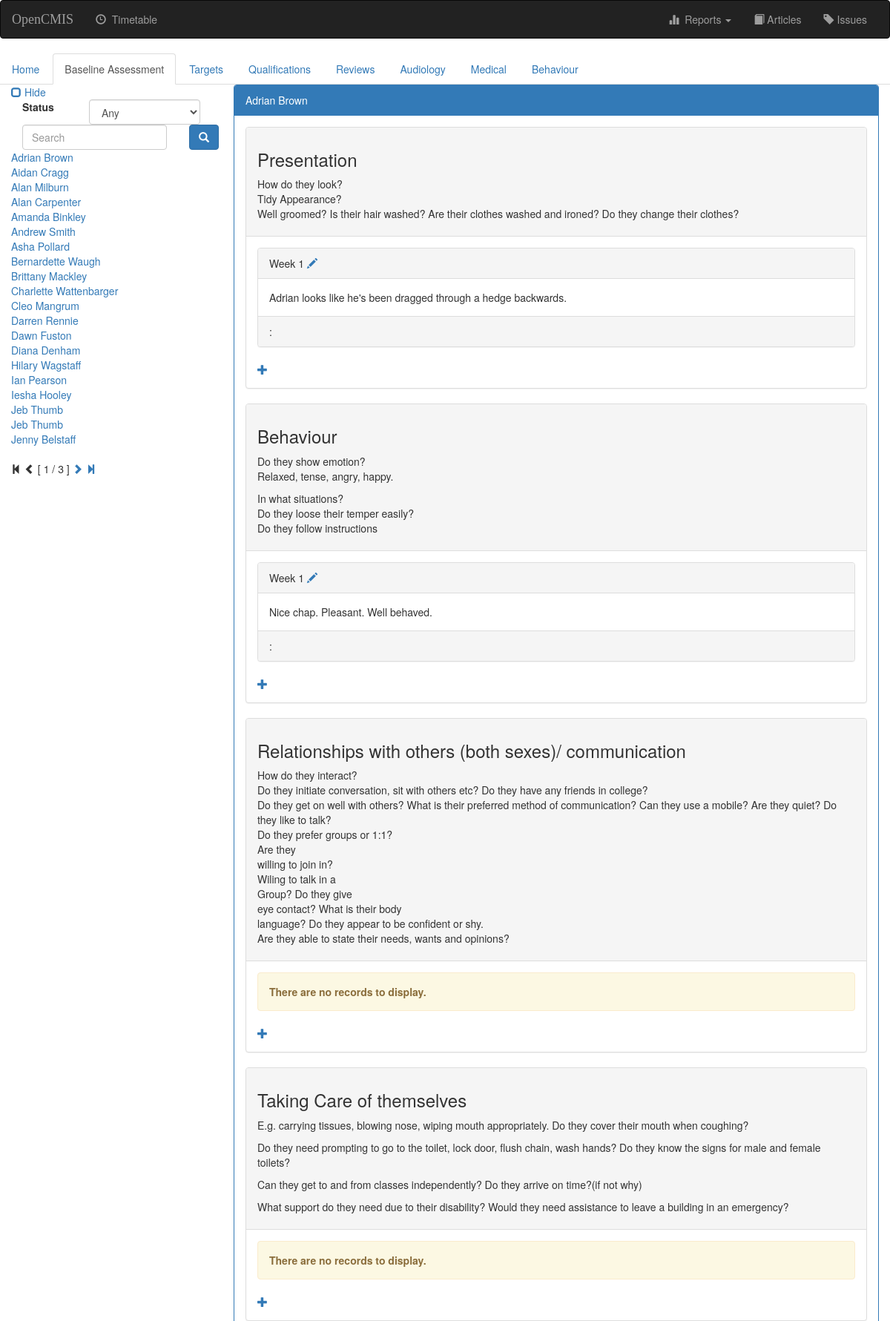
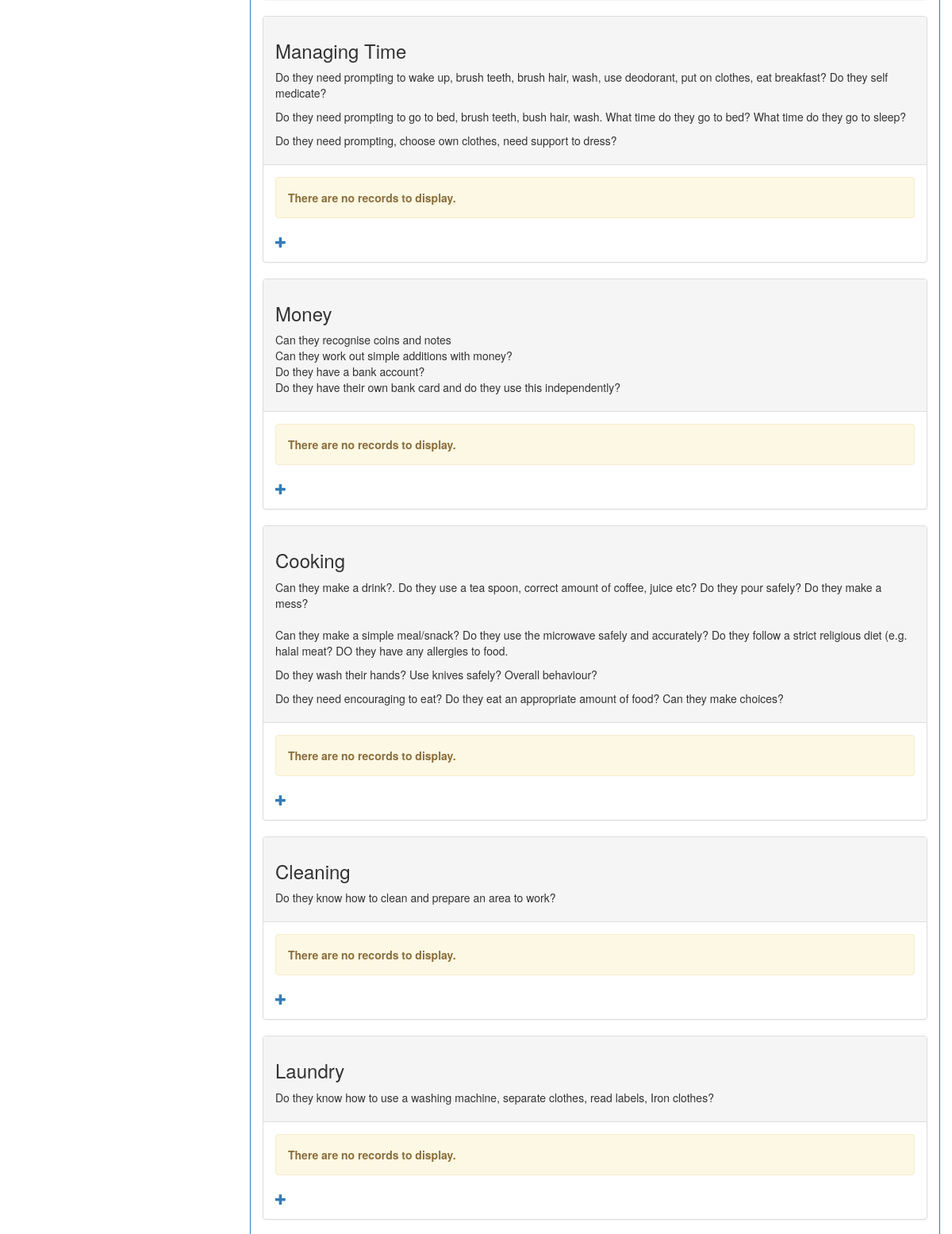
Screenshot of /opencmis/student/15/baseline/ (upper part) with the database file from the repository (2 pictures, top to bottom).
### opencmis/models.py (models this page shows, shortened)
class Student(models.Model):
    status = models.ForeignKey('Status', blank=False)
    title = models.ForeignKey('Title', blank=True)
    first_name = models.CharField(max_length=50, blank=False)
    last_name = models.CharField(max_length=30, blank=False)
    gender_choices = (('M', 'Male'), ('F', 'Female'))
    gender = models.CharField(max_length=1, choices=gender_choices, default='M')
    ethnicity = models.ForeignKey('Ethnicity', blank=True, null=True, on_delete=models.SET_NULL)
    date_of_birth = models.DateField(blank=False)
    ULN = models.CharField(max_length=10, blank=True)
    house = models.CharField(max_length=50, blank=True)
    road = models.CharField(max_length=50, blank=True)
    area = models.CharField(max_length=50, blank=True)
    town = models.CharField(max_length=50, blank=True)
    post_code = models.CharField(max_length=12, blank=True)
    photo = models.FileField(blank=True)
    def __str__(self):
        return '%s %s' % (self.first_name, self.last_name)
    class Meta:
        permissions = (
            ("view_student", "Can see students"),
        )

class BaselineEntry(models.Model):
    heading = models.CharField(max_length=80)
    blurb = models.TextField()
    class Meta:
        verbose_name_plural = 'BaselineEntries'

class BaselineValue(models.Model):
    student = models.ForeignKey(Student, on_delete=models.CASCADE)
    baseline = models.ForeignKey(BaselineEntry, on_delete=models.CASCADE)
    WEEKS_CHOICES = ((1, 'Week 1'), (2, 'Week 2'), (3, 'Week 3'), (4, 'Week 4'), (5, 'Week 5'), (6, 'Week 6'))
    week = models.IntegerField(choices=WEEKS_CHOICES, default=1)
    text = models.TextField()

### opencmis/views.py (the view)
class BaselineIndex(ListView):
    model = BaselineValue
    template_name = 'opencmis/baseline.html'
    context_object_name = 'item_list'
    def get_context_data(self, **kwargs):
        context = super(BaselineIndex, self).get_context_data(**kwargs)
        context['student'] = get_object_or_404(Student, pk=self.kwargs['student_id'])
        my_list = []
        for entry in BaselineEntry.objects.all():
            item = {'entry': entry}
            item['data'] = BaselineValue.objects.filter(student=self.kwargs['student_id'],
                                                        baseline=entry).order_by('week')
            my_list.append(item)
        context['baseline_list'] = my_list
        context['tab'] = 'baseline'
        context['index'] = index_context(self.request)
        return context
    def get_queryset(self):
        return BaselineValue.objects.filter(student=self.kwargs['student_id'])

### opencmis/models.py (called while the page is built)
    def __str__(self):
        return self.status

### opencmis/templates/opencmis/baseline.html (shortened to what this page needs)
{% extends 'opencmis/student-base.html' %}
{% block baseline-active %}active{% endblock %}
{% block student-body %}
    {% for e in baseline_list %}
        <div class="panel panel-default">
            <div class="panel-heading"><h3>{{e.entry.heading}}</h3>{{e.entry.blurb|linebreaks}}</div>
            <div class="panel-body">
                {% for i in e.data %}
                <div class="panel panel-default">
                    <div class="panel-heading">Week&nbsp;{{i.week}}&nbsp;<a href="{% url 'opencmis:student-update' student.id %}"><span
                    class="glyphicon glyphicon-pencil"></span></a></div>
                    <div class="panel-body">
                        {{i.text|safe}}
                    </div>
                    <div class="panel-footer">{{i.user}} : {{i.date}}</div>
                </div>
                {% empty %}
                    <div class="alert alert-warning" role="alert">
                        <strong>There are no records to display.</strong>
                    </div>
                {% endfor %}
                <a href="{% url 'opencmis:baseline-add' student.id e.entry.pk %}">
                    <span class="glyphicon glyphicon-plus"></span>
                </a>
            </div>
        </div>
    {% empty %}
        <div class="alert alert-warning" role="alert">
            <strong>There are no baselines to display.</strong>
        </div>
    {% endfor %}
{% endblock %}

### opencmis/templates/opencmis/student-base.html (shortened to what this page needs)
{% extends 'opencmis/base.html' %}
{% block submenu %}
{% if student != 'Nobody' %}
<ul class="nav nav-tabs">
    <li class="{% block home-active %}{% endblock %}"><a href="{% url 'opencmis:student-detail' student.id %}">Home</a></li>
    <li class="{% block baseline-active %}{% endblock %}"><a href="{% url 'opencmis:baseline' student.id %}">Baseline Assessment</a></li>
    <li class="{% block target-active %}{% endblock %}"><a href="#">Targets</a></li>
    <li class="{% block qualification-active %}{% endblock %}"><a href="{% url 'opencmis:student-qualification' student.id %}">Qualifications</a></li>
    <li class="{% block review-active %}{% endblock %}"><a href="#">Reviews</a></li>
    <li class="{% block audiology-active %}{% endblock %}"><a href="#">Audiology</a></li>
    <li class="{% block medical-active %}{% endblock %}"><a href="#">Medical</a></li>
    <li class="{% block behaviour-active %}{% endblock %}"><a href="{% url 'opencmis:behaviour-index' student.id %}">Behaviour</a></li>
</ul>
{% endif %}
{% endblock %}
{% block body %}
<div class="panel panel-primary">
    <div class="panel-heading">{{student}}</div>
    <div class="panel-body">
        {% block student-body %}
        {% endblock %}
    </div>
</div>
{% endblock %}
{% block index %}
    <form id="searchform" action="" method="get" accept-charset="utf-8">
        <fieldset>
            <div class="form-group">
                <label class="col-xs-4 col-form-label" for="filter">Status</label>
                <div class="col-xs-8">
                    <select class="form-control" id = "filter" name="filter">
                        <option value="any">Any</option>
                    </select>
                </div>
                <div class="col-xs-10">
                    <input class="form-control" id="searchbox" name="q" type="text" placeholder="Search">
                </div>
                <div class="col-xs-2">
                    <button class="btn btn-primary" type="submit">
                        <span class="glyphicon glyphicon-search" aria-hidden="true"></span>
                    </button>
                </div>
            </div>
        </fieldset>
    </form>
    {% for i in index.index %}
    <a href="{% url 'opencmis:student-detail' i.id %}">{{i}}</a><br>
    {% empty %}
    <li>No people returned.</li>
    {% endfor %}
    {% if index.index.paginator.num_pages != 1 %}
    <div class="pagination">
        <span class="step-links">
            {% if index.index.has_previous %}
                <a href="?page=1">
                    <span class="glyphicon glyphicon-step-backward" aria-hidden="true"></span>
                </a>
                <a href="?page={{ index.index.previous_page_number }}">
                    <span class="glyphicon glyphicon-chevron-left" aria-hidden="true"></span>
                </a>
            {% else %}
                <span class="glyphicon glyphicon-step-backward" aria-hidden="true"></span>
                <span class="glyphicon glyphicon-chevron-left" aria-hidden="true"></span>
            {% endif %}
            <span class="current">
                [ {{ index.index.number }} / {{ index.index.paginator.num_pages }} ]
            </span>
            {% if index.index.has_next %}
                <a href="?page={{ index.index.next_page_number }}">
                    <span class="glyphicon glyphicon-chevron-right" aria-hidden="true"></span>
                </a>
                <a href="?page={{ index.index.paginator.num_pages }}">
                    <span class="glyphicon glyphicon-step-forward" aria-hidden="true"></span>
                </a>
            {% else %}
                <span class="glyphicon glyphicon-chevron-right" aria-hidden="true"></span>
                <span class="glyphicon glyphicon-step-forward" aria-hidden="true"></span>
            {% endif %}
        </span>
    </div>
    {% endif %}
{% endblock %}

### rows the page displays
Student: first_name+last_name "Adrian Brown"
Student: first_name+last_name "Aidan Cragg"
Student: first_name+last_name "Alan Milburn"
Student: first_name+last_name "Alan Carpenter"
Student: first_name+last_name "Amanda Binkley"
Student: first_name+last_name "Andrew Smith"
Student: first_name+last_name "Asha Pollard"
Student: first_name+last_name "Bernardette Waugh"
Student: first_name+last_name "Brittany Mackley"
Student: first_name+last_name "Charlette Wattenbarger"
Student: first_name+last_name "Cleo Mangrum"
Student: first_name+last_name "Darren Rennie"
Student: first_name+last_name "Dawn Fuston"
Student: first_name+last_name "Diana Denham"
Student: first_name+last_name "Hilary Wagstaff"
Student: first_name+last_name "Ian Pearson"
Student: first_name+last_name "Iesha Hooley"
Student: first_name+last_name "Jeb Thumb"
Student: first_name+last_name "Jeb Thumb"
Student: first_name+last_name "Jenny Belstaff"
BaselineEntry: entry.heading "Presentation", entry.blurb "How do they look? Tidy Appearance? Well groomed? Is their hair washed? Are their clothes washed and ironed? Do they change their clothes?"
BaselineValue: week "1", text "Adrian looks like he's been dragged through a hedge backwards."
BaselineEntry: entry.heading "Behaviour", entry.blurb "Do they show emotion? Relaxed, tense, angry, happy. In what situations? Do they loose their temper easily? Do they follow instructions"
BaselineValue: week "1", text "Nice chap. Pleasant. Well behaved."
BaselineEntry: entry.heading "Relationships with others (both sexes)/ communication", entry.blurb "How do they interact? Do they initiate conversation, sit with others etc? Do they have any friends in college? Do they get on well with others? What is their preferred method of communication? Can they use a mobile? Are they quiet? Do they like to talk? Do they prefer groups or 1:1? Are they willing to join in? Wiling to talk in a Group? Do they give eye contact? What is their body language? Do they appear to be confident or shy. Are they able to state their needs, wants and opinions?"
BaselineEntry: entry.heading "Taking Care of themselves", entry.blurb "E.g. carrying tissues, blowing nose, wiping mouth appropriately. Do they cover their mouth when coughing? Do they need prompting to go to the toilet, lock door, flush chain, wash hands? Do they know the signs for male and female toilets? Can they get to and from classes independently? Do they arrive on time?(if not why) What support do they need due to their disability? Would they need assistance to leave a building in an emergency?"
BaselineEntry: entry.heading "Managing Time", entry.blurb "Do they need prompting to wake up, brush teeth, brush hair, wash, use deodorant, put on clothes, eat breakfast? Do they self medicate? Do they need prompting to go to bed, brush teeth, bush hair, wash. What time do they go to bed? What time do they go to sleep? Do they need prompting, choose own clothes, need support to dress?"
BaselineEntry: entry.heading "Money", entry.blurb "Can they recognise coins and notes Can they work out simple additions with money? Do they have a bank account? Do they have their own bank card and do they use this independently?"
BaselineEntry: entry.heading "Cooking", entry.blurb "Can they make a drink?. Do they use a tea spoon, correct amount of coffee, juice etc? Do they pour safely? Do they make a mess? Can they make a simple meal/snack? Do they use the microwave safely and accurately? Do they follow a strict religious diet (e.g. halal meat? DO they have any allergies to food. Do they wash their hands? Use knives safely? Overall behaviour? Do they need encouraging to eat? Do they eat an appropriate amount of food? Can they make choices?"
BaselineEntry: entry.heading "Cleaning", entry.blurb "Do they know how to clean and prepare an area to work?"
BaselineEntry: entry.heading "Laundry", entry.blurb "Do they know how to use a washing machine, separate clothes, read labels, Iron clothes?"

### other values shown
{{ index.index.number }} "1"
{{ index.index.paginator.num_pages }} "3"
